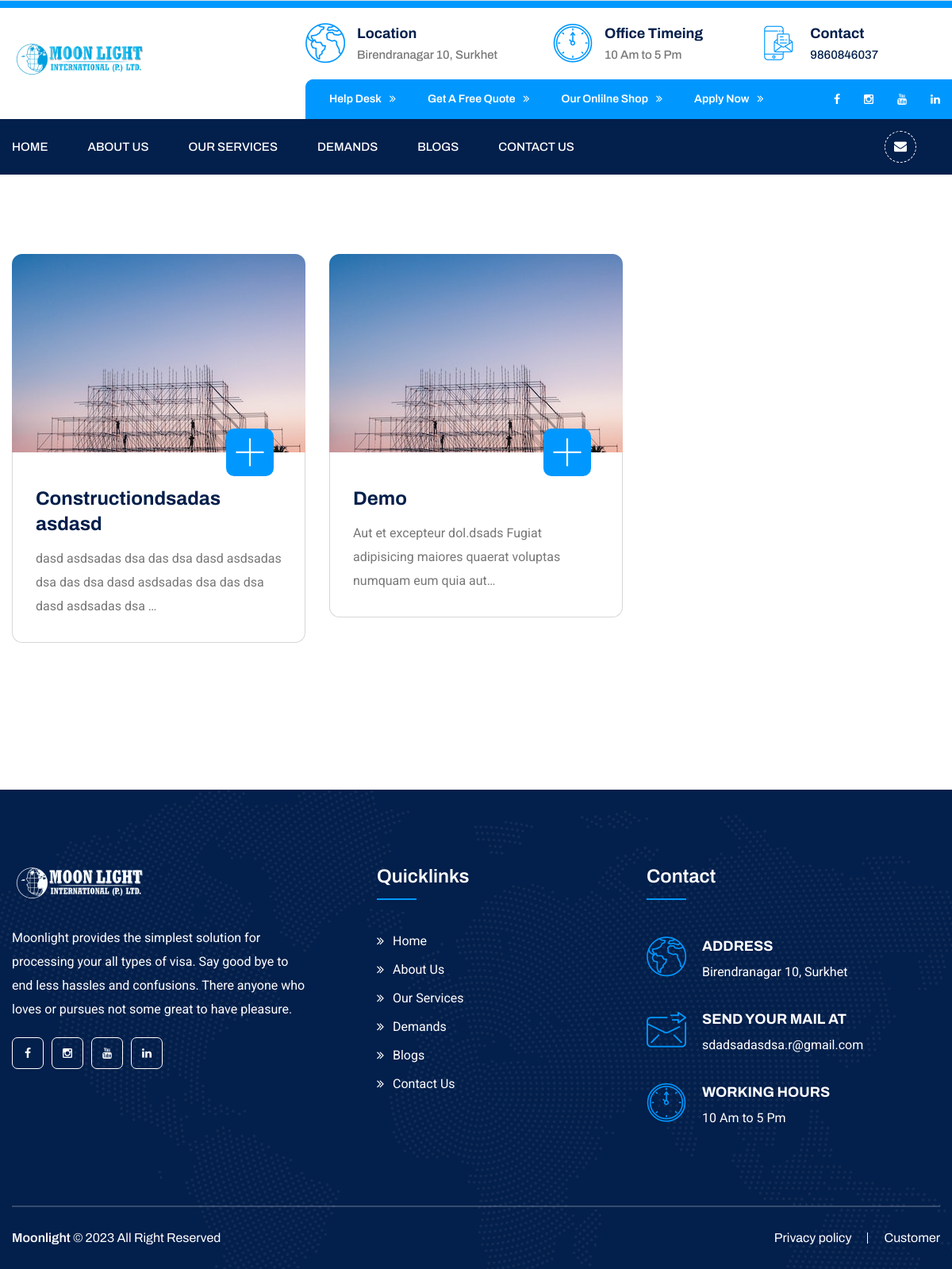
Page /services on the earlier database version.
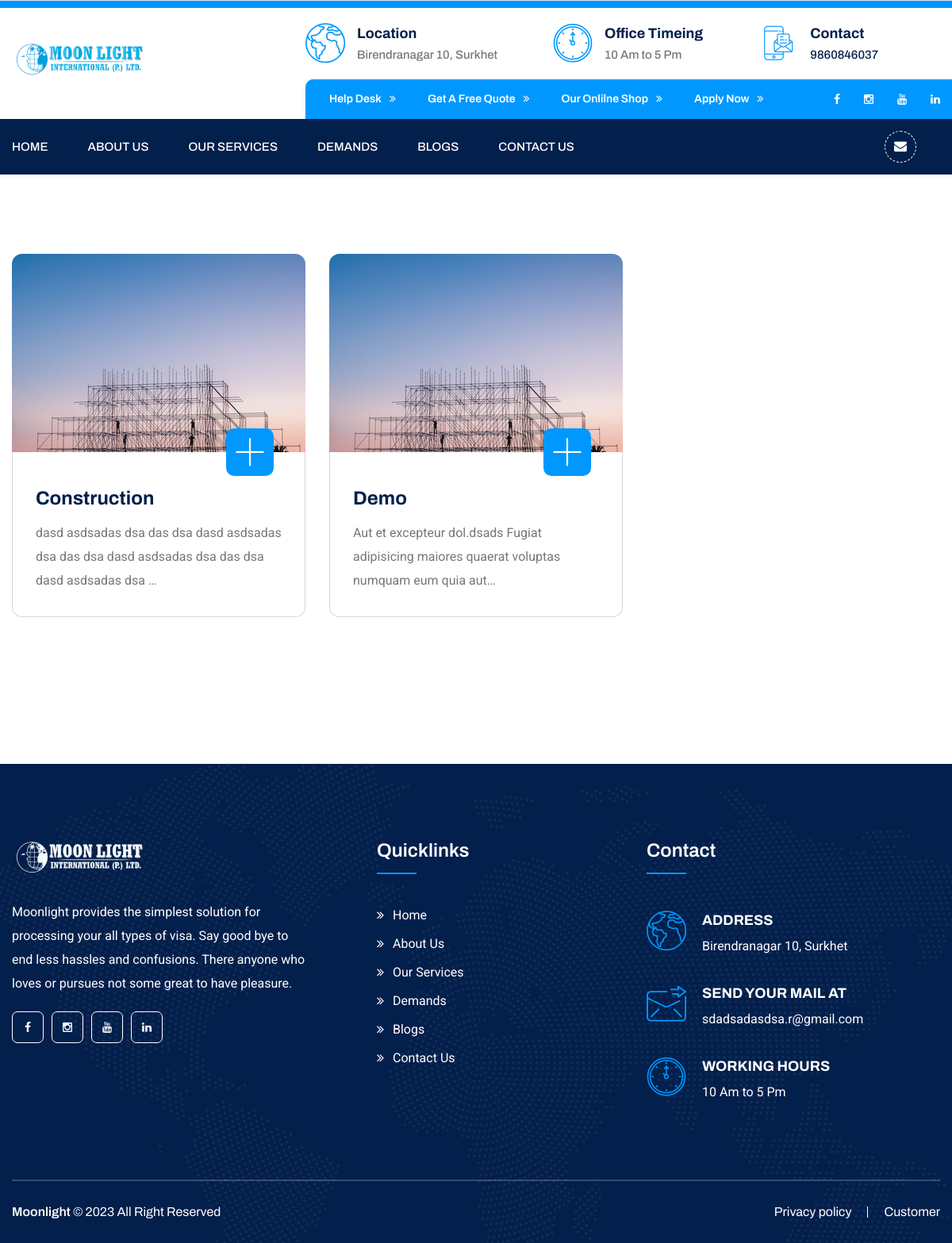
Same page on the later database version.
### features/models.py (models this page shows, shortened)
class Service(models.Model):
    service_title = models.CharField(max_length=200)
    service_description = models.TextField()
    service_image = models.ImageField(upload_to="Services_images/",verbose_name="Service Image (370*250)")
    slug = AutoSlugField(populate_from='service_title', unique=True)
    created = models.DateField(auto_now_add=True)
    class Meta:
        verbose_name_plural = "06. Services"

### features/views.py (the view)
# urls.py: path("services", views.services, name="services"),
def services(request):
    services = Service.objects.all()
    context = {
        'services': services
    }
    return render(request, 'services.html', context)

### features/context_processor.py (called while the page is built)
def custom_data(request):
    if CompanySetup.objects.all().exists():
        setup = CompanySetup.objects.all().order_by('-created')
        data = setup[0]
        return {'data': data}
    else:
        data=None
        return {'data': data}

### templates/services.html (shortened to what this page needs)
{% include "header.html" %}
<section class="visa-area visa-page">
    <div class="container">
        <div class="row">
            {% for service in services %}
            <div class="col-xl-4 col-lg-4 col-md-12">
                <div class="single-visa-box marbtm60">
                    <div class="img-holder">
                        <div class="inner">
                            <img src="{{service.service_image.url}}" alt="Awesome Image">
                        </div>
                        <a href="{% url 'service_details' slug=service.slug %}"><div class="icon"><span class="flaticon-plus"></span></div></a>
                    </div>
                    <div class="text-holder">
                        <h3><a href="visa-student.html">{{service.service_title}}</a></h3>
                        <p>{{service.service_description|safe|truncatechars:100}}</p>
                    </div>
                </div>
            </div>
            {% endfor %}
        </div>
    </div>
</section>
{% include "footer.html" %}

Differences in the rows shown:
changed Service: service_title "Constructiondsadas asdasd" → "Construction"
